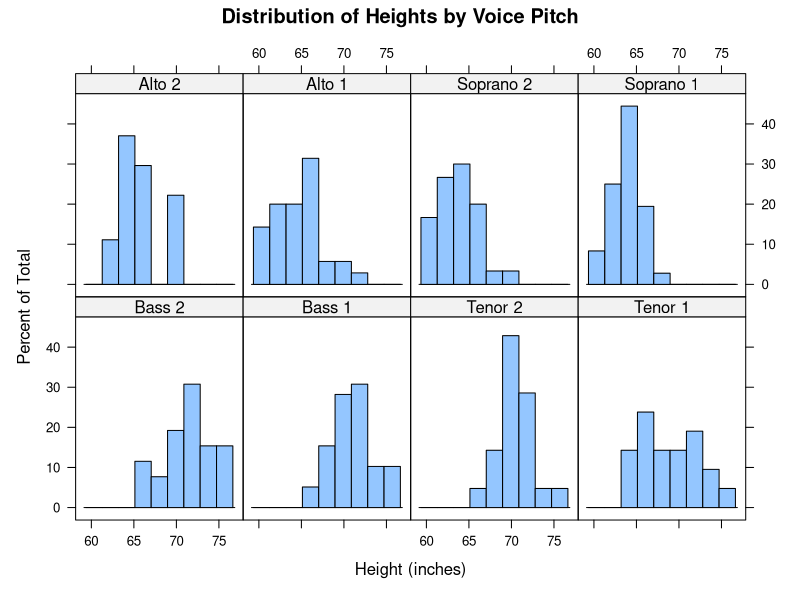
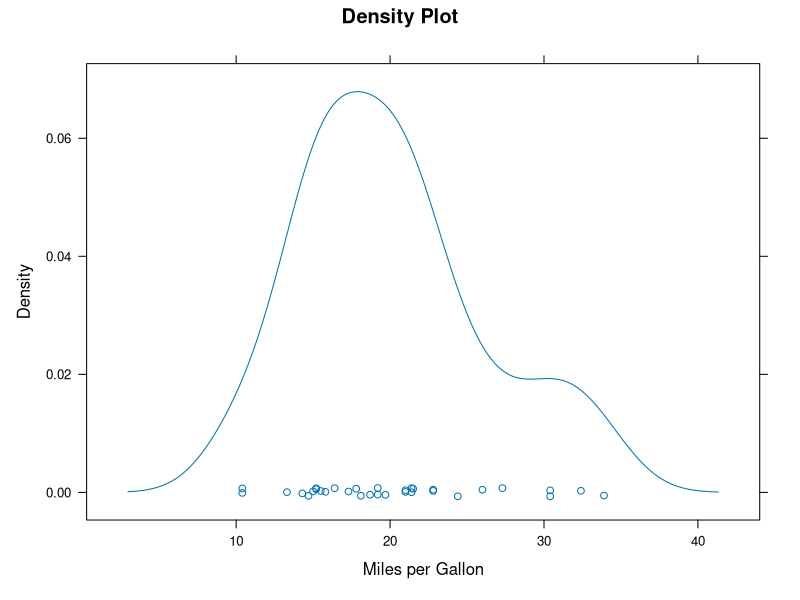
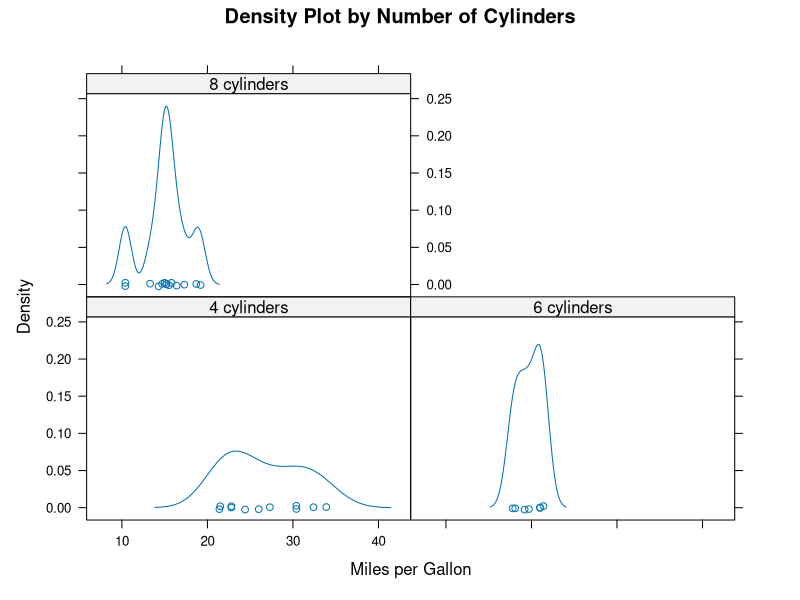
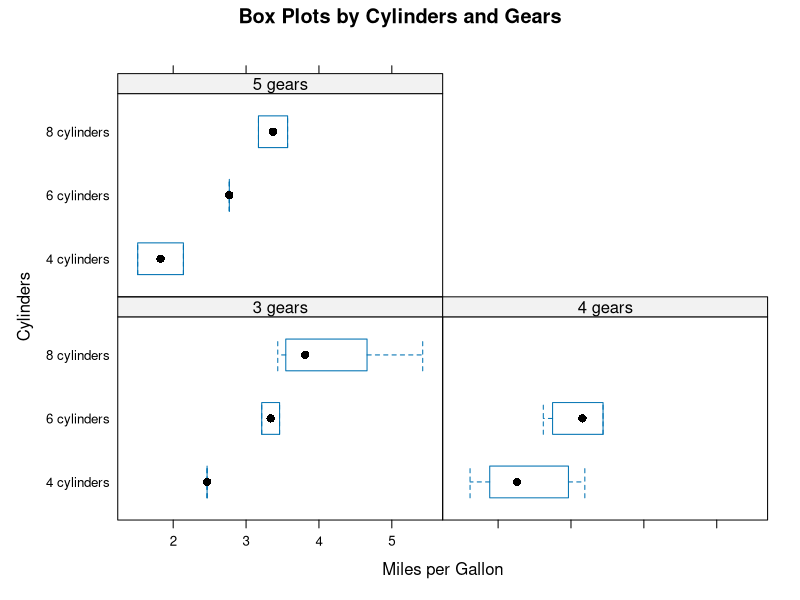
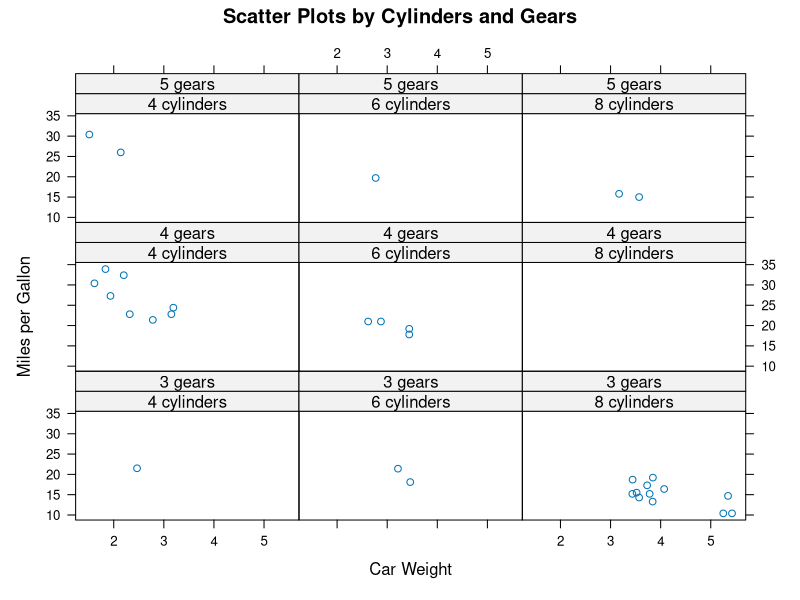
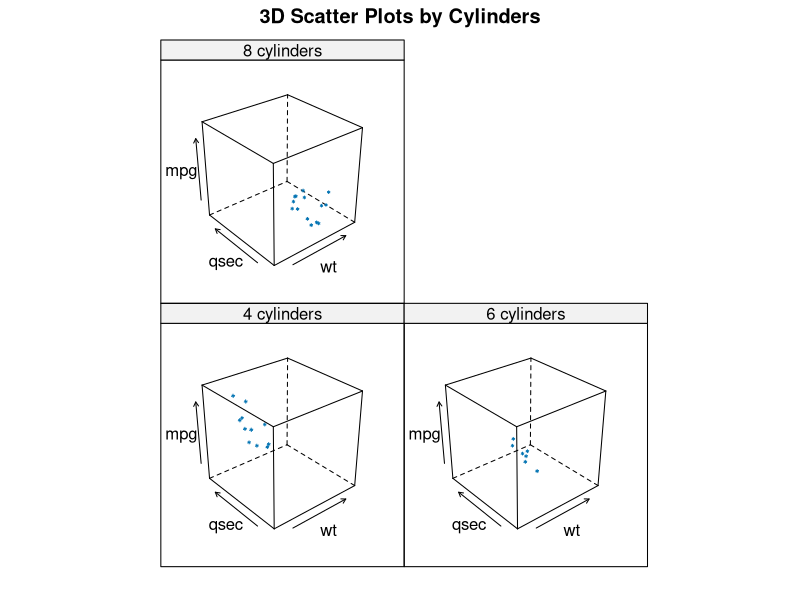
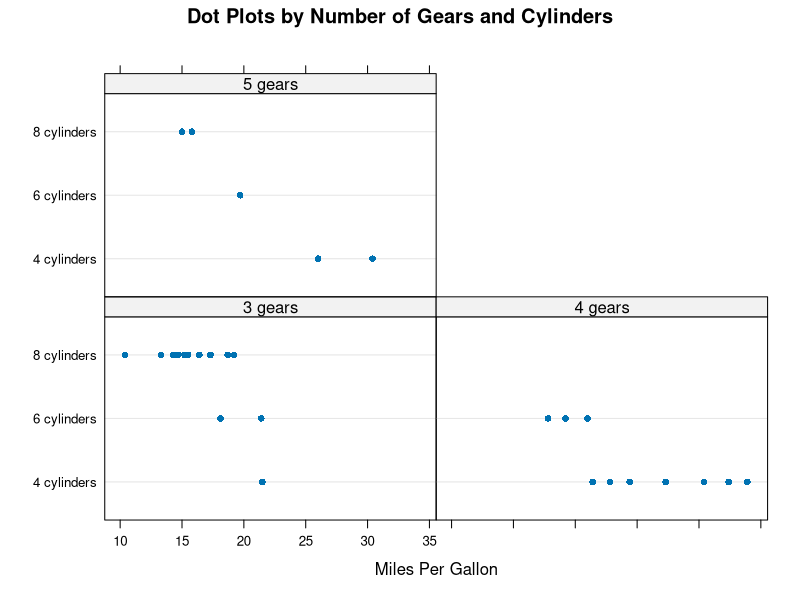
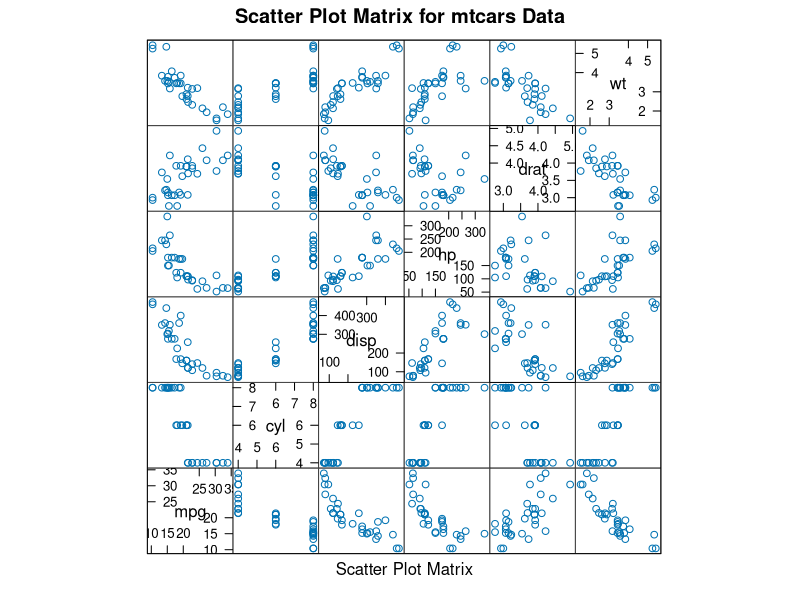

Source code (R) for these figures, in order:
## ---- chunk 1
knitr::opts_chunk$set(collapse = TRUE, dev = "png", comment = "#>")
#Sys.setenv("LANGUAGE"="EN") # Embed this for outputing English message
#Sys.setlocale('LC_ALL','C') # Embed this directly in the Rmarkdown script that contains the Chinese character comment
options(digits=3)
options(max.print=200)
## ---- chunk 2
library(lattice)
histogram(~height | voice.part, data = singer, main = "Distribution of Heights by Voice Pitch",
          xlab = "Height (inches)")
## ---- chunk 3
library(lattice)
attach(mtcars)
gear <- factor(gear, levels = c(3, 4, 5), 
               labels = c("3 gears", "4 gears", "5 gears"))
cyl <- factor(cyl, levels = c(4, 6, 8), 
              labels = c("4 cylinders", "6 cylinders", "8 cylinders"))
# 开始画图
densityplot(~mpg, main = "Density Plot", 
            xlab = "Miles per Gallon")
densityplot(~mpg | cyl,
            main = "Density Plot by Number of Cylinders",
            xlab = "Miles per Gallon")
bwplot(cyl ~ wt | gear,
       main = "Box Plots by Cylinders and Gears",
       xlab = "Miles per Gallon",
       ylab = "Cylinders")
xyplot(mpg ~ wt | cyl * gear, 
       main = "Scatter Plots by Cylinders and Gears",
       xlab = "Car Weight", ylab = "Miles per Gallon")
cloud(mpg ~ wt * qsec | cyl,
      main = "3D Scatter Plots by Cylinders")
dotplot(cyl ~ mpg | gear,
        main = "Dot Plots by Number of Gears and Cylinders",
        xlab = "Miles Per Gallon")
splom(mtcars[c(1:6)],
      main = "Scatter Plot Matrix for mtcars Data")
detach(mtcars)
## ---- chunk 4
library(lattice)
mygraph <- densityplot(~height|voice.part, data=singer)
## ---- chunk 5
plot(mygraph)
update(mygraph, col="red", pch=16, cex=.8, jitter=.05, lwd=2)
## ---- chunk 6
displacement <- equal.count(mtcars$disp, number=3, overlap=0)
## ---- chunk 7
xyplot(mpg ~ wt|displacement, data = mtcars,
       main = "Miles per Gallon vs. Weight by Engine Displacement",
       xlab = "Weight", ylab = "Miles per Gallon",
       layout = c(3, 1), aspect = 1.5)
## ---- chunk 8
library(lattice)
displacement <- equal.count(mtcars$disp, number=3, overlap=0)
mypanel <- function(x, y){
    panel.xyplot(x, y, pch=19)
    panel.rug(x,y)
    panel.grid(h=-1, v=-1) # 添加水平和垂直的网格线
    panel.lmline(x, y, col="red", lwd=1, lty=2) # 添加回归曲线
}
xyplot(mpg ~ wt|displacement, data=mtcars,
       layout=c(3,1),
       aspect=1.5,
       main = "Miles per Gallon vs. Weight by Engine Displacement",
       xlab = "Weight",
       ylab = "Miles per Gallon",
       panel = mypanel)
## ---- chunk 9
library(lattice)
mtcars$transmission <- factor(mtcars$am, levels=c(0,1), labels=c("Automatic", "Manual"))
panel.smoother <- function(x, y){
    panel.grid(h=-1, v=-1)
    panel.xyplot(x, y)
    panel.loess(x, y)
    panel.abline(h = mean(y), lwd = 2, lty = 2, col = "darkgreen")
}
xyplot(mpg~disp|transmission,data=mtcars,
       scales=list(cex=.8, col="red"),
       panel = panel.smoother,
       xlab = "Displacement", ylab = "Miles per Gallon",
       main = "MPG vs Displacement by Transmission Type",
       sub = "Dotted lines are Groups Means", aspect = 1)
## ---- chunk 10
densityplot(~mpg, data=mtcars,
            group=transmission,
            main="MPG Distribution by Transmission Type",
            xlab = "Miles per Gallon",
            auto.key = TRUE)
## ---- chunk 11
colors <- c("red", "blue")
lines <- c(1,2)
points <- c(16, 17)
key.trans <- list(title="Transmission",
                  space="bottom", columns=2,
                  text=list(levels(mtcars$transmission)),
                  points=list(pch=points, col=colors),
                  lines=list(col=colors, lty=lines),
                  cex.title=1, cex=.9)
densityplot(~mpg, data=mtcars,
            group=transmission,
            main="MPG Distribution by Transmission Type",
            xlab = "Miles per Gallon",
            pch=points, lty=lines, col=colors,
            lwd=2, jitter=.005,
            key=key.trans)
## ---- chunk 12
library(lattice)
colors <- "darkgreen"
symbols <- c(1:12)
linetypes <- c(1:3)
key.species <- list(title="Plant",
                    space = "right",
                    text = list(levels(CO2$Plant)),
                    points = list(pch=symbols, col=colors))
xyplot(uptake~conc|Type*Treatment, data=CO2,
       group=Plant,
       type="o",
       pch=symbols, col=colors, lty=linetypes,
       main = "Carbon Dioxide Uptake\nin Grass Plants",
       ylab = "Uptake",
       xlab = "Concentration",
       sub = "Grass Species: Echinochloa crus-galli",
       key = key.species)
## ---- chunk 13
show.settings()
## ---- chunk 14
mysettings <- trellis.par.get()
## ---- chunk 15
names(mysettings)
## ---- chunk 16
mysettings$superpose.symbol$pch <- c(1:10)
trellis.par.set(mysettings)
## ---- chunk 17
show.settings()
## ---- chunk 18
library(lattice)
histogram(~height | voice.part, data = singer,
          strip = strip.custom(bg="lightgrey",
                               par.strip.text = list(color="black", cex=.8, font=3)),
          main = "Distribution of Heights by Voice Pitch",
          xlab = "Height (inches)")
## ---- chunk 19
library(lattice)
graph1 <- histogram(~height | voice.part, data = singer,
                    main = "Height of Choral Singers by Voice Part")
graph2 <- bwplot(height~voice.part, data = singer)
plot(graph1, split = c(1, 1, 1, 2))
plot(graph2, split = c(1, 2, 1, 2), newpage = FALSE)
## ---- chunk 20
plot(graph1, position = c(0, .3, 1, 1))
plot(graph2, position = c(0, 0, 1, .3), newpage = FALSE)
## ---- chunk 21
histogram(~height | voice.part, data = singer,
          index.cond = list(c(2, 4, 6, 8, 1, 3, 5, 7)))
